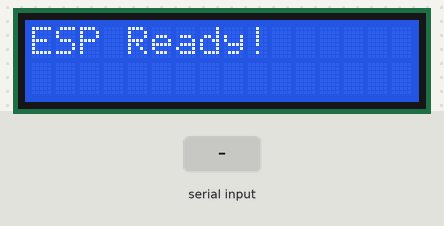
A sketch run on a simulated ESP32. On the bench: 16×2 character LCD. The test bench sets the inputs (shaded band). What the sketch prints to the serial monitor is not drawn.

Above: at 1.2 s.
1.3 s: "1\n" received over Serial
At 2.1 s:
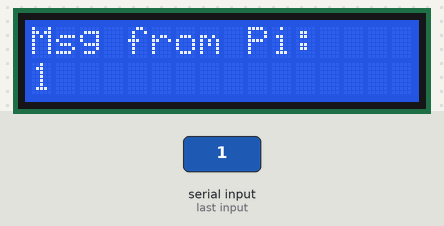
2.8 s: "0\n" received over Serial
At 3.2 s:
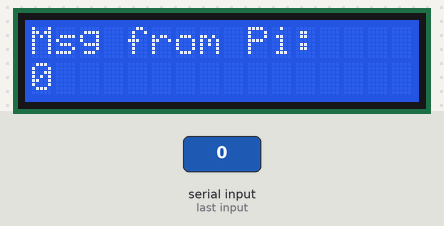
Timing chart, 0 to 5.8 s (numbered marks = the images above; inputs shaded):
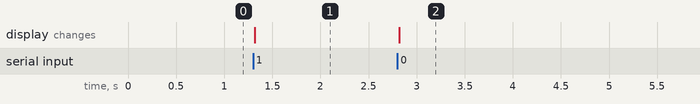

Measured:
- after the input at 1.3 s, the display: changes at once (image 1)
- after the input at 2.8 s, the display: changes at once (image 2)

The sketch:

testCodeEsp32.ino
```cpp
#include <Wire.h>
#include <LiquidCrystal_I2C.h>

#define NUM_SENSORS 16
int sensorPins[NUM_SENSORS] = {15, 13, 2, 12, 0, 14, 4, 27, 16, 26, 17, 25, 5, 33, 18, 32};

LiquidCrystal_I2C lcd(0x27, 16, 2); // I2C LCD

void setup() {
  Serial.begin(115200);

  // Init sensors
  for (int i = 0; i < NUM_SENSORS; i++) {
    pinMode(sensorPins[i], INPUT);
  }

  // Init LCD
  lcd.init();
  lcd.backlight();
  lcd.print("ESP Ready!");
}

void loop() {
  if (Serial.available()) {
    String command = Serial.readStringUntil('\n');
    command.trim(); // remove \r\n if any

    if (command == "R") {
      // ??????????????????????????? Pi
      Serial.print("Sensors: ");
      for (int i = 0; i < NUM_SENSORS; i++) {
        Serial.print(digitalRead(sensorPins[i]));
        if (i < NUM_SENSORS - 1) Serial.print(",");
      }
      Serial.println();
    } else {
      // ????????????? LCD
      lcd.clear();
      lcd.setCursor(0, 0);
      lcd.print("Msg from Pi:");
      lcd.setCursor(0, 1);
      lcd.print(command); // ?????????????? Pi
      Serial.println("OK"); // ???? Pi ??? LCD ???????????????
    }
  }
}
```
